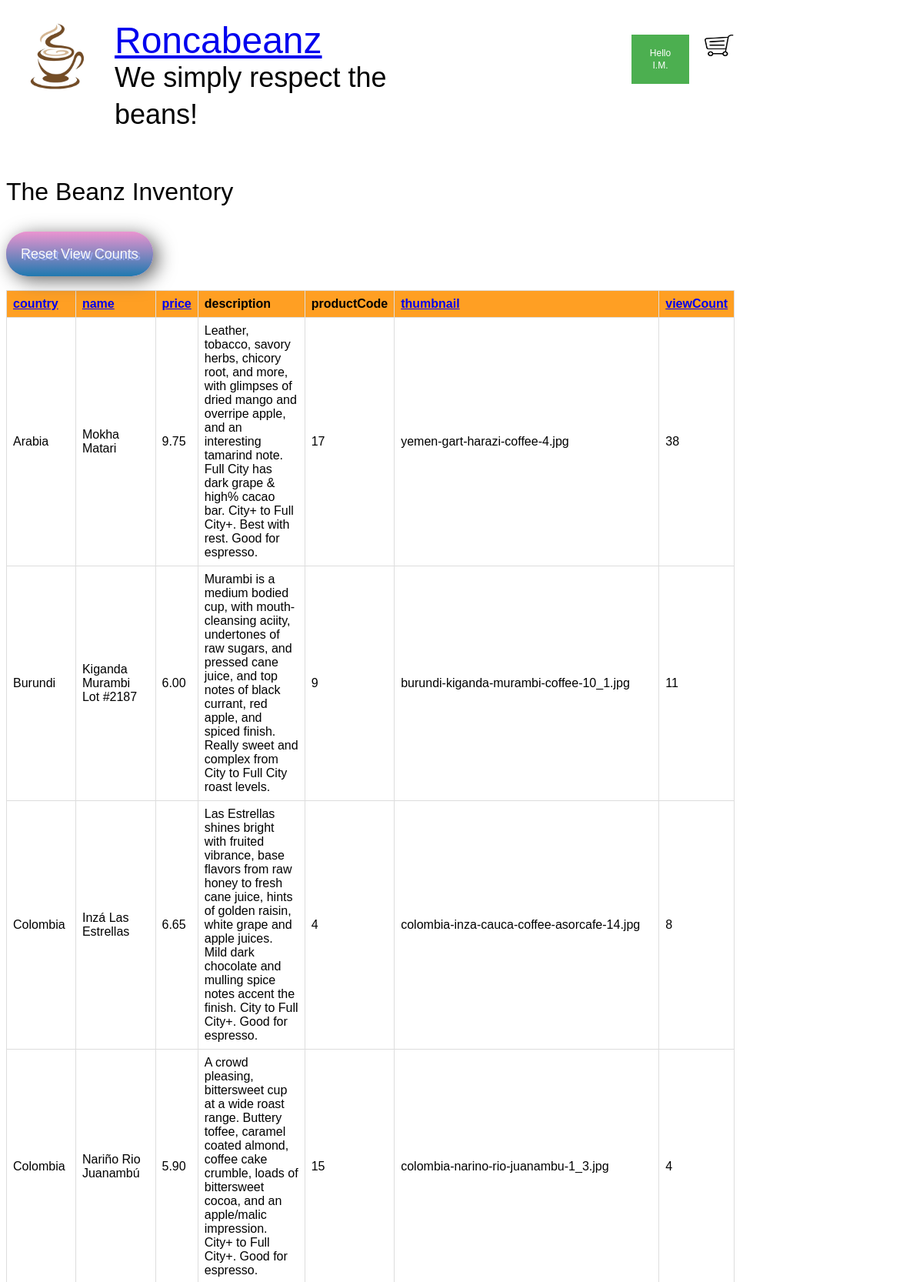
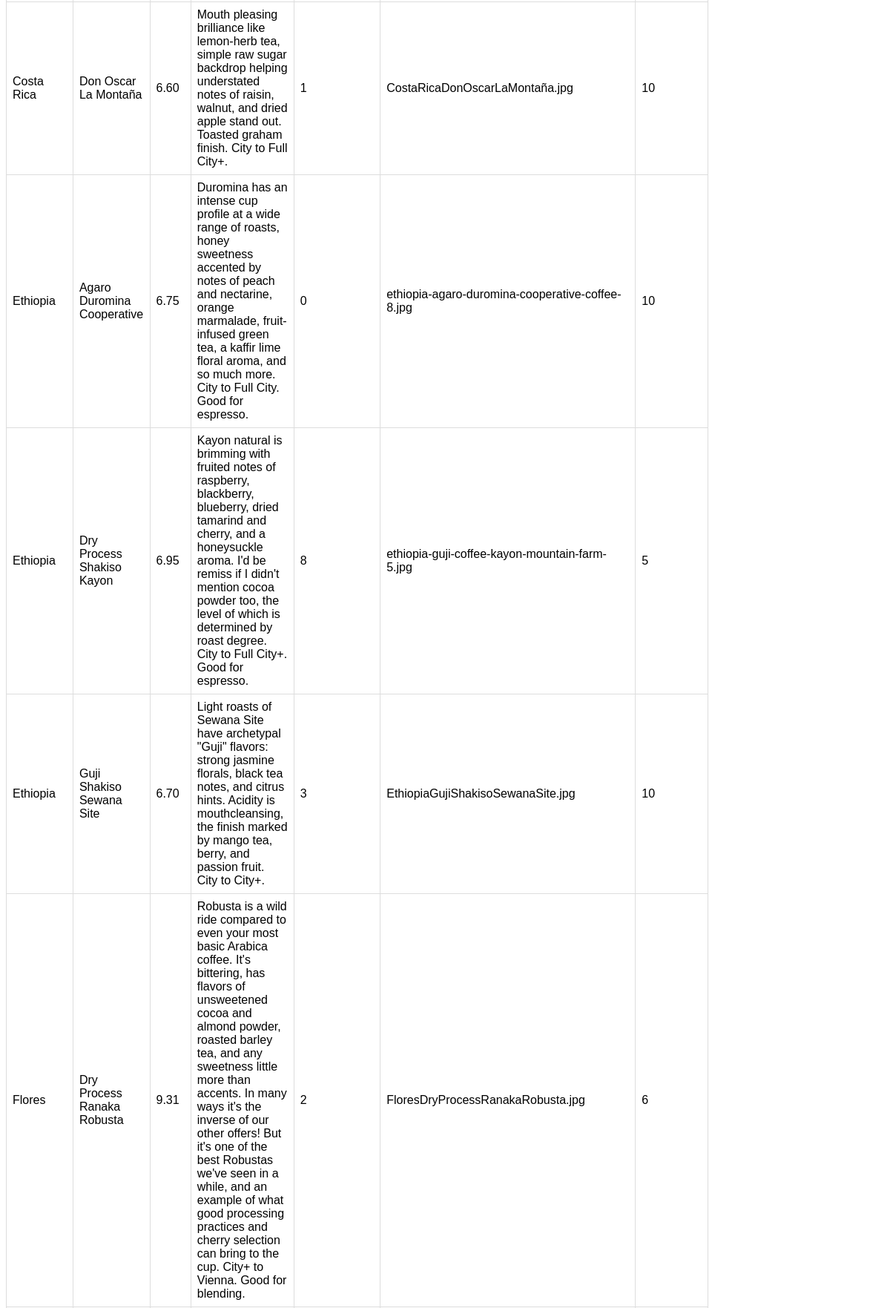
The page /ManageProducts.php (signed in, upper part) on the database its author committed (2 pictures, top to bottom).
### tables this page shows
CREATE TABLE `Coffee` (
  `productCode` int(11) NOT NULL,
  `name` varchar(64) NOT NULL,
  `country` varchar(32) NOT NULL,
  `price` decimal(13,2) NOT NULL,
  `description` text NOT NULL,
  `viewCount` int(11) NOT NULL DEFAULT 0,
  `thumbnail` varchar(120) DEFAULT NULL
);

### lib/DBHelper.php (called while the page is built, shortened)
<?php
class DBHelper
{
    private  $mySqliCon = null;
    public function __construct()
    {
        $conn = new mysqli(DB_HOST, DB_USER, DB_PASS, DB_NAME) or die("Connect failed: %s\n" . $conn->error);
        $this->mySqliCon = $conn;
    }
    public function close()
    {
        if($this->mySqliCon != null)
        {
            $this->mySqliCon = null;
        }
    }
    function query($query)
    {
        $result = $this->mySqliCon->query($query);
        return$result;
    }
}

### ManageProducts.php (the view, shortened to what this page needs)
<?php
include 'lib/DBHelper.php';
$dbh = new DBHelper();
?>
<html>
 <head>
	<link rel="stylesheet" href="css/roncabeanz_style.css" type="text/css" />
     <link href="css/Header.css" rel="stylesheet" type="text/css">
 </head>
 <body>
 <div class="container">
    <?php include 'Header.php'; ?>
  </div>
 <div class="row"></div>
 <h1>The Beanz Inventory</h1>
<?php
$query = "SELECT country, name, price, description, productCode, thumbnail, viewCount FROM `Coffee` ORDER BY country, name ASC";
$result = $dbh->query($query);
$num_fields = mysqli_num_fields($result);
$fields = mysqli_fetch_fields($result);
?>
<div>
    <br><br>
    <a href="ResetViewCount.php" class="btn">Reset View Counts</a>
</div>
<div><br><br></div>
<table id="ProductTable">
    <tr>
        <?php for ($i = 0; $i < $num_fields; $i++){ ?>
            <th>
                <?php
                    if($i < 3 || $i > 4){
                        echo '<a href="#" onClick="sortTable(', $i, ')">', $fields[$i]->name, '</a>';
                    }
                    else {
                        echo $fields[$i]->name;
                    }
                ?>
            </th>
        <?php } ?>
    </tr>
    <?php while ($row = mysqli_fetch_array($result)) {?>
        <tr>
             <?php for ($i = 0; $i < $num_fields; $i++){?>
                <td onclick="location.href='ShowCoffee.php?productCode=<?php echo $row["productCode"];?>'">
                    <?php
                        echo $row[$fields[$i]->name];
                        ?>
                </td>
            <?php } ?>
        </tr>
    <?php } ?>
</table>
</body>
</html>

### css/roncabeanz_style.css (style rules this page uses)
h1, h2, h3, h4 { color: black; font-weight: normal; line-height: 1.1em; margin: 0 0 .5em 0; }
table, th, td { border: 1px solid black; }
th { background: #ff9f23; }
td { background: white; }
.btn { background: #eb94d0; background-image: -webkit-linear-gradient(top, #eb94d0, #2079b0); background-image: -moz-linear-gradient(top, #eb94d0, #2079b0); background-image: -ms-linear-gradient(top, #eb94d0, #2079b0); background-image: -o-linear-gradient(top, #eb94d0, #2079b0); background-image: linear-gradient(to bottom, #eb94d0, #2079b0); -webkit-border-radius: 28px; -moz-border-radius: 28px; border-radius: 28px; text-shadow: 3px 2px 1px #9daef5; -webkit-box-shadow: 6px 5px 24px #666666; -moz-box-shadow: 6px 5px 24px #666666; box-shadow: 6px 5px 24px #666666; font-family: Arial; color: #fafafa; font-size: 18px; padding: 19px; text-decoration: none; }

### css/Header.css (style rules this page uses)
body { font-family: Arial, Helvetica, sans-serif; }
* { box-sizing: border-box; }
.row:after { content: ""; display: table; clear: both; height: 10%; }
.container { zoom: 1; }
.container:before, .container:after { content: ""; display: table; }
.container:after { clear: both; }
.container { padding: 16px; }

### ManageProducts.php (style rules this page uses)
table { font-family: arial, sans-serif; border-collapse: collapse; width: 80%; }
td, th { border: 1px solid #dddddd; text-align: left; padding: 8px; }
tr:nth-child(even) { background-color: #dddddd; }

### rows shown on the page
coffee: country "Arabia", name "Mokha Matari", price "9.75", description "Leather, tobacco, savory herbs, chicory root, and more, with glimpses of dried mango and overripe apple, and an interesting tamarind note. Full City has dark grape & high% cacao bar. City+ to Full City+. Best with rest. Good for espresso.", productCode "17", thumbnail "yemen-gart-harazi-coffee-4.jpg", viewCount "38"
coffee: country "Burundi", name "Kiganda Murambi Lot #2187", price "6.00", description "Murambi is a medium bodied cup, with mouth-cleansing aciity, undertones of raw sugars, and pressed cane juice, and top notes of black currant, red apple, and spiced finish. Really sweet and complex from City to Full City roast levels.", productCode "9", thumbnail "burundi-kiganda-murambi-coffee-10_1.jpg", viewCount "11"
coffee: country "Colombia", name "Inzá Las Estrellas", price "6.65", description "Las Estrellas shines bright with fruited vibrance, base flavors from raw honey to fresh cane juice, hints of golden raisin, white grape and apple juices. Mild dark chocolate and mulling spice notes accent the finish. City to Full City+. Good for espresso.", productCode "4", thumbnail "colombia-inza-cauca-coffee-asorcafe-14.jpg", viewCount "8"
coffee: country "Colombia", name "Nariño Rio Juanambú", price "5.90", description "A crowd pleasing, bittersweet cup at a wide roast range. Buttery toffee, caramel coated almond, coffee cake crumble, loads of bittersweet cocoa, and an apple/malic impression. City+ to Full City+. Good for espresso.", productCode "15", thumbnail "colombia-narino-rio-juanambu-1_3.jpg", viewCount "4"
coffee: country "Costa Rica", name "Don Oscar La Montaña", price "6.60", description "Mouth pleasing brilliance like lemon-herb tea, simple raw sugar backdrop helping understated notes of raisin, walnut, and dried apple stand out. Toasted graham finish. City to Full City+.", productCode "1", thumbnail "CostaRicaDonOscarLaMontaña.jpg", viewCount "10"
coffee: country "Ethiopia", name "Agaro Duromina Cooperative", price "6.75", description "Duromina has an intense cup profile at a wide range of roasts, honey sweetness accented by notes of peach and nectarine, orange marmalade, fruit-infused green tea, a kaffir lime floral aroma, and so much more. City to Full City. Good for espresso.", productCode "0", thumbnail "ethiopia-agaro-duromina-cooperative-coffee-8.jpg", viewCount "10"
coffee: country "Ethiopia", name "Dry Process Shakiso Kayon", price "6.95", description "Kayon natural is brimming with fruited notes of raspberry, blackberry, blueberry, dried tamarind and cherry, and a honeysuckle aroma. I'd be remiss if I didn't mention cocoa powder too, the level of which is determined by roast degree. City to Full City+. Good for espresso.", productCode "8", thumbnail "ethiopia-guji-coffee-kayon-mountain-farm-5.jpg", viewCount "5"
coffee: country "Ethiopia", name "Guji Shakiso Sewana Site", price "6.70", description "Light roasts of Sewana Site have archetypal \"Guji\" flavors: strong jasmine florals, black tea notes, and citrus hints. Acidity is mouthcleansing, the finish marked by mango tea, berry, and passion fruit. City to City+.", productCode "3", thumbnail "EthiopiaGujiShakisoSewanaSite.jpg", viewCount "10"
coffee: country "Flores", name "Dry Process Ranaka Robusta", price "9.31", description "Robusta is a wild ride compared to even your most basic Arabica coffee. It's bittering, has flavors of unsweetened cocoa and almond powder, roasted barley tea, and any sweetness little more than accents. In many ways it's the inverse of our other offers! But it's one of the best Robustas we've seen in a while, and an example of what good processing practices and cherry selection can bring to the cup. City+ to Vienna. Good for blending.", productCode "2", thumbnail "FloresDryProcessRanakaRobusta.jpg", viewCount "6"

### other values the page prints
$userName "I.M."
$fields[$i]->name "country"
$fields[$i]->name "name"
$fields[$i]->name "price"
$fields[$i]->name "description"
$fields[$i]->name "productCode"
$fields[$i]->name "thumbnail"
$fields[$i]->name "viewCount"
